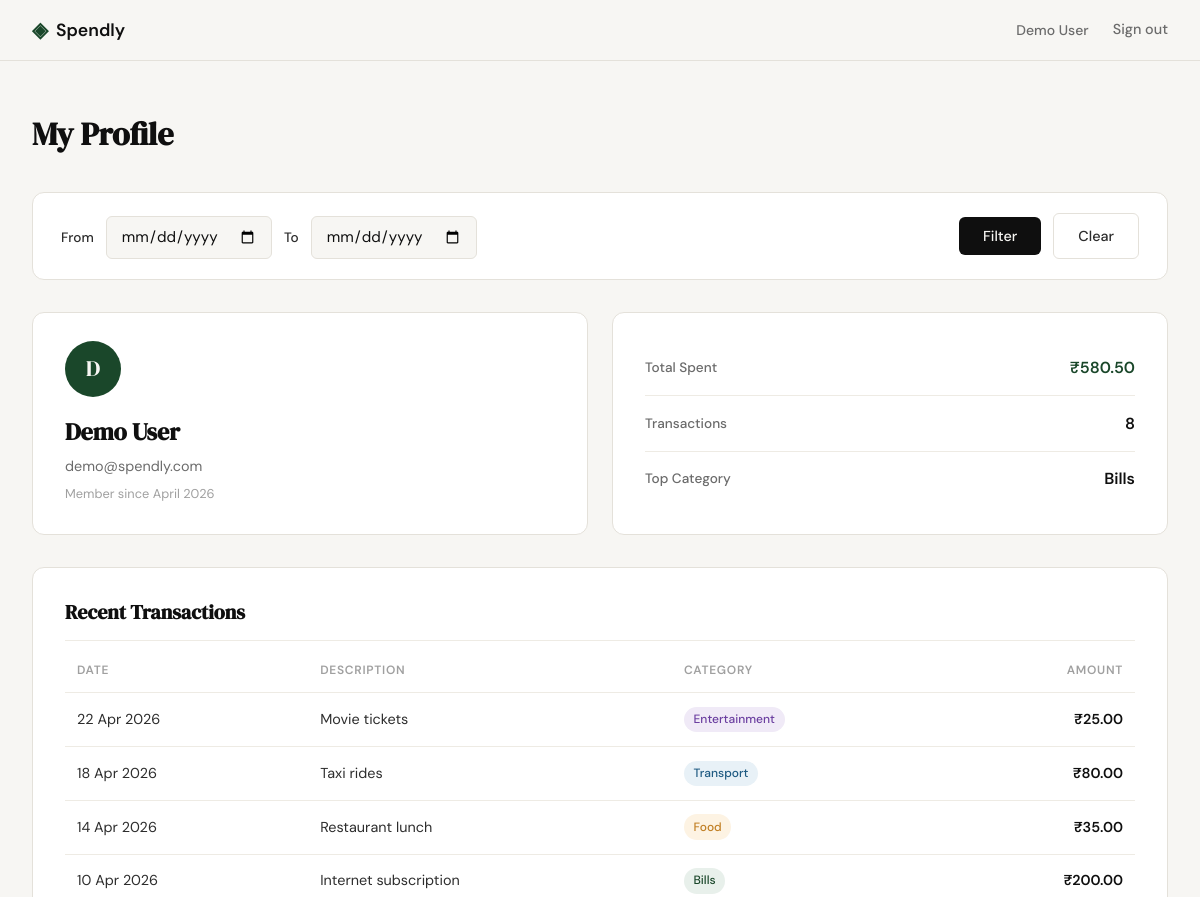
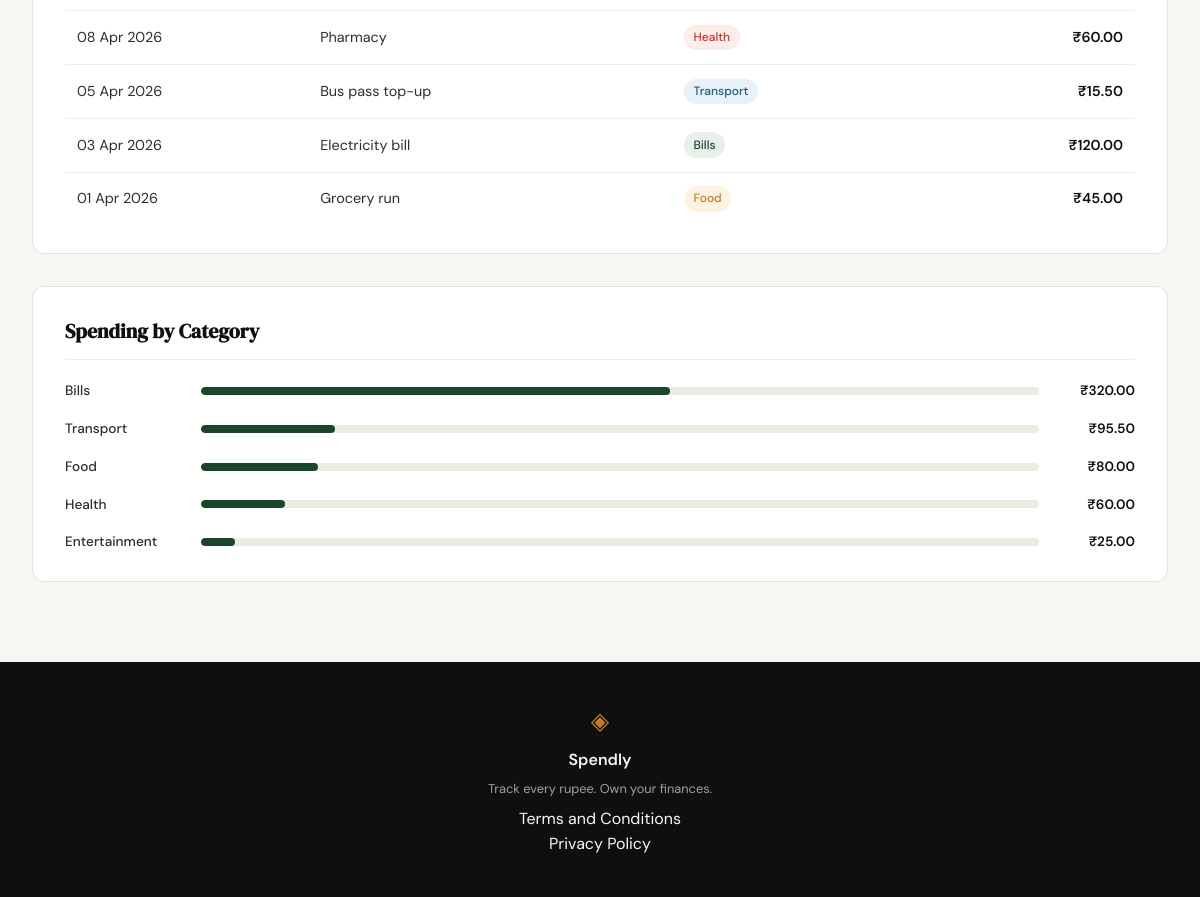
Screenshot of /profile (signed in) with the database file from the repository (2 pictures, top to bottom).
### tables this page shows
CREATE TABLE users (
            id            INTEGER PRIMARY KEY AUTOINCREMENT,
            name          TEXT    NOT NULL,
            email         TEXT    UNIQUE NOT NULL,
            password_hash TEXT    NOT NULL,
            created_at    TEXT    DEFAULT (datetime('now'))
        );

CREATE TABLE expenses (
            id          INTEGER PRIMARY KEY AUTOINCREMENT,
            user_id     INTEGER NOT NULL,
            amount      REAL    NOT NULL,
            category    TEXT    NOT NULL,
            date        TEXT    NOT NULL,
            description TEXT,
            created_at  TEXT    DEFAULT (datetime('now')),
            FOREIGN KEY (user_id) REFERENCES users(id)
        );

### app.py (the view)
@app.route("/profile")
def profile():
    if not session.get("user_id"):
        return redirect(url_for("login"))
    raw_from = request.args.get("from", "").strip()
    raw_to = request.args.get("to", "").strip()
    date_from = date_to = None
    dt_from = dt_to = None
    try:
        if raw_from and raw_to:
            dt_from = datetime.strptime(raw_from, "%Y-%m-%d")
            dt_to = datetime.strptime(raw_to, "%Y-%m-%d")
            if dt_from <= dt_to:
                date_from, date_to = raw_from, raw_to
    except ValueError:
        pass
    filter_label = None
    if date_from and dt_from and dt_to:
        filter_label = dt_from.strftime("%d %b %Y") + " – " + dt_to.strftime("%d %b %Y")
    profile_user = get_user_by_id(session["user_id"])
    stats = get_summary_stats(session["user_id"], date_from=date_from, date_to=date_to)
    transactions = get_recent_transactions(session["user_id"], date_from=date_from, date_to=date_to)
    category_breakdown = get_category_breakdown(session["user_id"], date_from=date_from, date_to=date_to)
    return render_template(
        "profile.html",
        profile_user=profile_user,
        stats=stats,
        transactions=transactions,
        category_breakdown=category_breakdown,
        date_from=date_from,
        date_to=date_to,
        filter_label=filter_label,
    )

### database/db.py (called while the page is built)
def get_db():
    conn = sqlite3.connect(DB_PATH)
    conn.row_factory = sqlite3.Row
    conn.execute("PRAGMA foreign_keys = ON")
    return conn

### database/queries.py (called while the page is built)
def get_user_by_id(user_id):
    db = get_db()
    try:
        row = db.execute(
            "SELECT name, email, created_at FROM users WHERE id = ?",
            (user_id,),
        ).fetchone()
        if row is None:
            return None
        name, email, created_at = row["name"], row["email"], row["created_at"]
        dt = datetime.strptime(created_at, "%Y-%m-%d %H:%M:%S")
        member_since = dt.strftime("%B %Y")
        return {"name": name, "email": email, "member_since": member_since}
    finally:
        db.close()

def _date_filter_clause(user_id, date_from, date_to):
    if date_from and date_to:
        return " AND date BETWEEN ? AND ?", (user_id, date_from, date_to)
    return "", (user_id,)

def get_recent_transactions(user_id, limit=10, date_from=None, date_to=None):
    date_filter, params = _date_filter_clause(user_id, date_from, date_to)
    db = get_db()
    try:
        cursor = db.execute(
            "SELECT date, description, category, amount FROM expenses WHERE user_id = ?" +
            date_filter + " ORDER BY date DESC LIMIT ?",
            params + (limit,),
        )
        rows = cursor.fetchall()
    finally:
        db.close()
    result = []
    for row in rows:
        formatted_date = datetime.strptime(row["date"], "%Y-%m-%d").strftime("%d %b %Y")
        result.append({
            "date": formatted_date,
            "description": row["description"],
            "category": row["category"],
            "amount": f"₹{row['amount']:,.2f}",
        })
    return result

### templates/profile.html (shortened to what this page needs)
{% extends "base.html" %}
{% block content %}
<div class="profile-page">
    <h1 class="profile-page-title">My Profile</h1>
    <div class="date-filter-bar">
        <form class="date-filter-form" method="get" action="{{ url_for('profile') }}">
            <div class="date-filter-fields">
                <label class="date-filter-label" for="from">From</label>
                <input class="date-filter-input form-input" type="date" id="from" name="from"
                       value="{{ date_from or '' }}">
                <label class="date-filter-label" for="to">To</label>
                <input class="date-filter-input form-input" type="date" id="to" name="to"
                       value="{{ date_to or '' }}">
            </div>
            <div class="date-filter-actions">
                <button class="btn-primary date-filter-submit" type="submit">Filter</button>
                <a class="btn-ghost date-filter-clear" href="{{ url_for('profile') }}">Clear</a>
            </div>
        </form>
    </div>
    <div class="profile-top">
        <div class="profile-card">
            <div class="profile-avatar">{{ profile_user.name[0] }}</div>
            <h2 class="profile-name">{{ profile_user.name }}</h2>
            <p class="profile-email">{{ profile_user.email }}</p>
            <p class="profile-since">Member since {{ profile_user.member_since }}</p>
        </div>
        <div class="profile-card">
            <div class="profile-stats">
                <div class="profile-stat">
                    <span class="profile-stat-label">Total Spent</span>
                    <span class="profile-stat-value accent">{{ stats.total_spent }}</span>
                </div>
                <div class="profile-stat">
                    <span class="profile-stat-label">Transactions</span>
                    <span class="profile-stat-value">{{ stats.transaction_count }}</span>
                </div>
                <div class="profile-stat">
                    <span class="profile-stat-label">Top Category</span>
                    <span class="profile-stat-value">{{ stats.top_category }}</span>
                </div>
            </div>
        </div>
    </div>
    <div class="profile-section">
        <h2 class="profile-section-title">Recent Transactions</h2>
        <table class="profile-table">
            <thead>
                <tr>
                    <th>Date</th>
                    <th>Description</th>
                    <th>Category</th>
                    <th>Amount</th>
                </tr>
            </thead>
            <tbody>
                {% for tx in transactions %}
                <tr>
                    <td>{{ tx.date }}</td>
                    <td>{{ tx.description }}</td>
                    <td><span class="badge badge-{{ tx.category | lower }}">{{ tx.category }}</span></td>
                    <td class="amount">{{ tx.amount }}</td>
                </tr>
                {% endfor %}
            </tbody>
        </table>
    </div>
    <div class="profile-section">
        <h2 class="profile-section-title">Spending by Category</h2>
        {% for row in category_breakdown %}
        <div class="breakdown-row">
            <span class="breakdown-label">{{ row.category }}</span>
            <div class="breakdown-track">
                <div class="breakdown-fill" style="--fill-width: {{ row.percent }}%"></div>
            </div>
            <span class="breakdown-amount">{{ row.total }}</span>
        </div>
        {% endfor %}
    </div>
</div>
{% endblock %}

### templates/base.html (shortened to what this page needs)
<!DOCTYPE html>
<html lang="en">
<head>
    <link rel="stylesheet" href="{{ url_for('static', filename='css/style.css') }}">
</head>
<body>
    <nav class="navbar">
        <div class="nav-inner">
            <a href="{{ url_for('landing') }}" class="nav-brand">
                <span class="brand-icon">◈</span>
                <span class="brand-name">Spendly</span>
            </a>
            <div class="nav-links">
                {% if session.get("user_id") %}
                <span class="nav-username">{{ session.get("user_name", "") }}</span>
                <a href="{{ url_for('logout') }}">Sign out</a>
                {% else %}
                <a href="{{ url_for('login') }}">Sign in</a>
                <a href="{{ url_for('register') }}" class="nav-cta">Get started</a>
                {% endif %}
            </div>
        </div>
    </nav>
    <main class="main-content">
        {% block content %}{% endblock %}
    </main>
    <footer class="footer">
        <div class="footer-inner">
            <span class="brand-icon">◈</span>
            <span class="footer-name">Spendly</span>
            <p class="footer-copy">Track every rupee. Own your finances.</p>
            <div class="footer-links">
                <a href="/terms">Terms and Conditions</a><br>
                <a href="/privacy">Privacy Policy</a>
            </div>
        </div>
    </footer>
</body>
</html>

### rows the page displays
users: get "Demo User", name "D", name "Demo User", email "demo@spendly.com"
expenses: date "22 Apr 2026", description "Movie tickets", category "Entertainment", amount "₹25.00"
expenses: date "18 Apr 2026", description "Taxi rides", category "Transport", amount "₹80.00"
expenses: date "14 Apr 2026", description "Restaurant lunch", category "Food", amount "₹35.00"
expenses: date "10 Apr 2026", description "Internet subscription", category "Bills", amount "₹200.00"
expenses: date "08 Apr 2026", description "Pharmacy", category "Health", amount "₹60.00"
expenses: date "05 Apr 2026", description "Bus pass top-up", category "Transport", amount "₹15.50"
expenses: date "03 Apr 2026", description "Electricity bill", category "Bills", amount "₹120.00"
expenses: date "01 Apr 2026", description "Grocery run", category "Food", amount "₹45.00"

### other values shown
{{ profile_user.member_since }} "April 2026"
{{ stats.total_spent }} "₹580.50"
{{ stats.transaction_count }} "8"
{{ stats.top_category }} "Bills"
{{ row.category }} "Bills" "Transport" "Food" "Health" "Entertainment"
{{ row.total }} "₹320.00" "₹95.50" "₹80.00" "₹60.00" "₹25.00"
